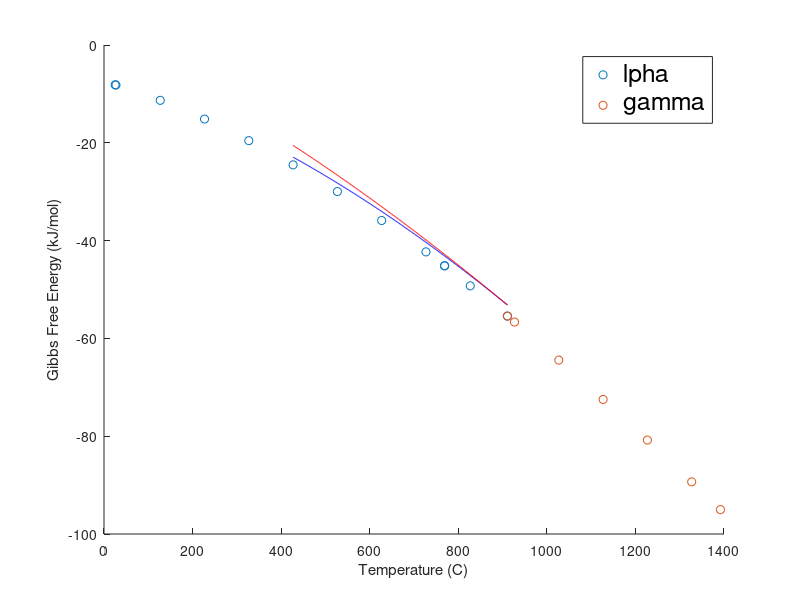
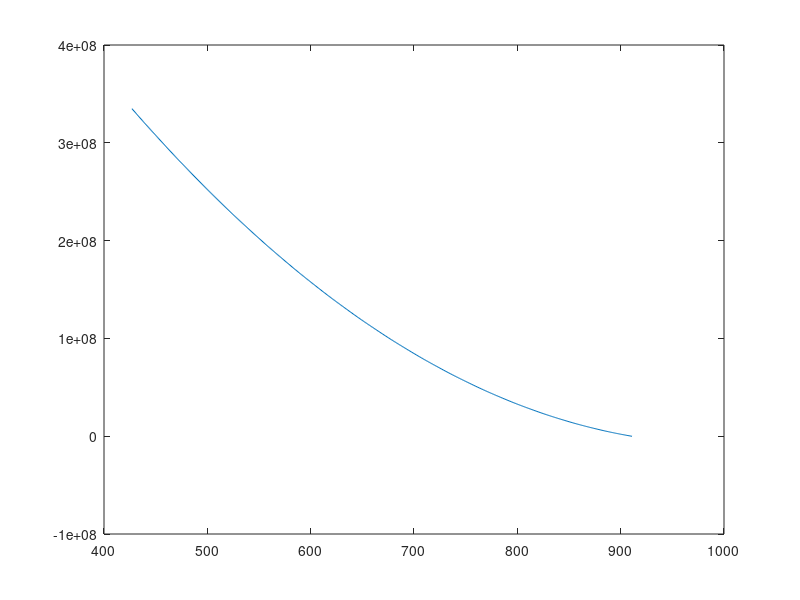

Write MATLAB code to recreate these figures, in order. (Note: this script raises an error after producing the figures.)
%MSE 855
%Homework 9
%4/16/2024
clear
clc
close all





%%STEP 1: Set Temperaturea and time ranges

%Temperature and time spacings
T_pc = 911+273; %temp of phase change FCC to BCC (K)
T= 700:1:T_pc; %(K)
t =  [0.001:0.0001:.1]*10^0; %time in seconds





%%STEP 2: input material parameters

% CHANGE n_o HERE:
n_o = 10^22; %n zero (volumetric prefactor for n*) 1/m^3

%Material Properties
gamma = 0.04; %J/m^2
k_b = 1.3806452*10^-23; %boltzman constant in J/K
a_fcc = 0.3571*10^-9; %meters





%%STEP 3: Extrapolate data from Barin to estimate delta G volumetric

%data from Barin (converted molar G to volumetric G)
T_alpha = [298.15 300.00 400.00 500.00 600.00 700.00 800.00 900.00 1000.00 1042.00 1042.00 1100.00 1184.00]';
T_beta = [1184.00 1200.00 1300.00 1400.00 1500.00 1600.00 1665.00]';
G_alpha = ([-8.133 -8.184 -11.317 -15.140 -19.559 -24.513 -29.964 -35.891 -42.302 -45.153 -45.153 -49.252 -55.437])'; % kJ/mol
G_beta = ([-55.437 -56.656 -64.437 -72.486 -80.790 -89.338 -95.020])'; %kJ/mol

%create 2nd order polynomial fits
fit_alpha = polyfit(T_alpha, G_alpha, 3);
fit_beta = polyfit(T_beta, G_beta, 4);

%evaluate the fits over the temperature range desired
shift = 30; %temperature shift to make delta G v align with 
alpha_eval = polyval(fit_alpha, T-shift); %evlaute the fitted functions with the T shift
beta_eval = polyval(fit_beta, T-shift); %evlaute the fitted functions with the T shift

%calculate volumetric delta G
delta_g_v = (beta_eval-alpha_eval).*1000*1000000*7.8/55.835; %J/m^3




%%STEP 4: calculate transformation rate

G_dot = 4.898*10^12 .* exp(-2.943./(T.*8.6173303*10^(-5))); %m/s

D = 0.49*10^-4.*exp(-284000./(8.314.*T)); %m^2/s
nu = 6.*D./(a_fcc^2); %jump frequency (1/s)

n_star = n_o.*exp(-16*pi*gamma^3./(3.*delta_g_v.^2.*T.*k_b)); %1/m^3
N = nu.*n_star; %volumetric nucleation rate (1/s*m^3)

Transf_rate = G_dot.*N;


%STEP 5: Plot data

figure
scatter(T_alpha-273, G_alpha,'blue')
hold on
scatter(T_beta-273, G_beta,'red')
plot(T-273, alpha_eval,'blue')
plot(T-273, beta_eval,'red')
xlabel ("Temperature (C)")
ylabel("Gibbs Free Energy (kJ/mol)")
legend("\alpha","\gamma",'fontsize',18)

figure
plot(T-273, delta_g_v)
hold on
yscale("log")
ylabel("delta G_v (J/m^3)")
xlabel ("Temp (C)")
legend("Curve Fit Estimation")



figure
plot(N./max(N), T-273, 'blue')
hold on
plot(G_dot./max(G_dot),T-273, 'red')
plot(Transf_rate./max(Transf_rate), T-273,'green')
xlabel("Normalized Rates")
ylabel("Temperature (C)")
legend("Nucleation Rate", "Growth Rate", "Normalized Transformation Rate")




%%STEP 6: calculate fraction of alpha as a result of T and t

for ii = 1:length(t)
    for jj = 1:length(T)
        f_alpha(ii,jj) = 1-exp((-1/3).*pi.*G_dot(jj).^3.*N(jj).*t(ii).^4);
    end
end




%%STEP 7: contour plot of TTT data

figure

contour(t,T-273,f_alpha', [0.01, .25, .5, .75, .99] ,'ShowText',true)
clim([0,1.1])
yline(911,'LineStyle','--','Color','r')
xlabel("time (s)",'FontSize',14)
ylabel("Temperature (C)",'FontSize',14)
xscale("log")
title("TTT Curve of \gamma-Fe to \alpha-Fe",'FontSize',16)
